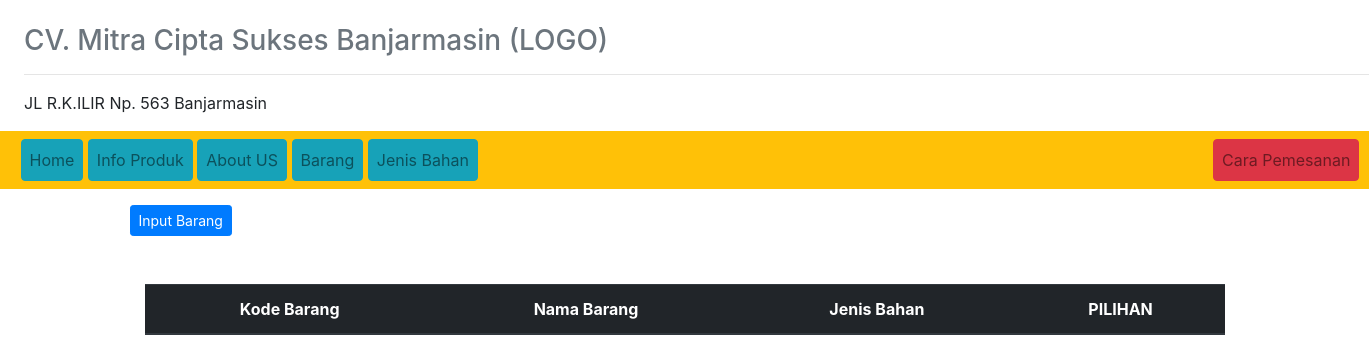
Page /?view=barang on the earlier database version.
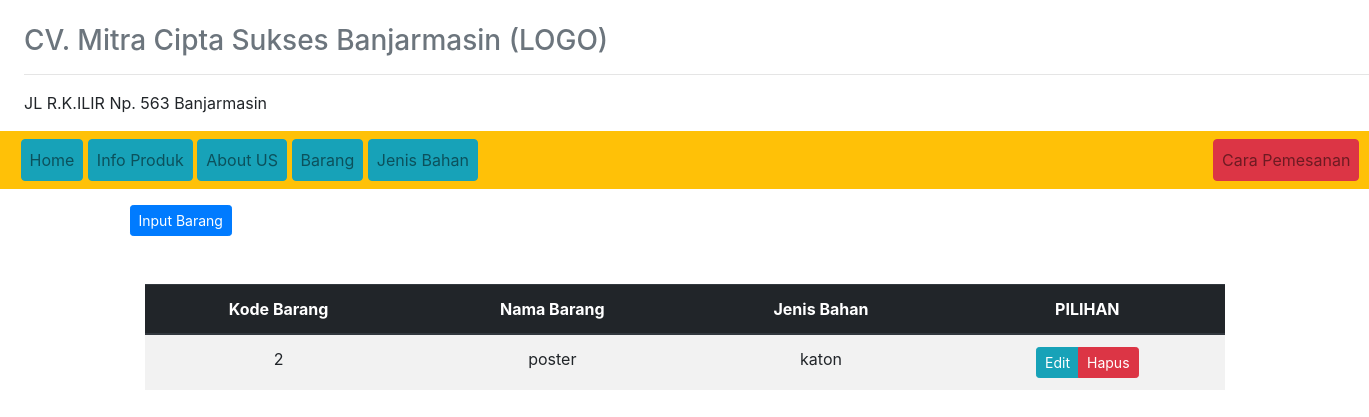
Same page on the later database version.
### tables this page shows
CREATE TABLE `nama_barang` (
  `kode_barang` int(50) NOT NULL,
  `nama_barang` varchar(50) NOT NULL,
  `type_barang` varchar(50) NOT NULL
);

CREATE TABLE `jenis_bahan` (
  `kode_jenis_bahan` int(50) NOT NULL,
  `harga_bahan` int(25) NOT NULL,
  `jenis_bahan` varchar(50) NOT NULL,
  `ketarangan` varchar(255) NOT NULL,
  `ukuran_bahan` int(10) NOT NULL
);

### models/admin.php (called while the page is built, shortened)
<?php
class Admin
{
  private $mysqli;
  function __construct($mysqli)
  {
    $this->mysqli = $mysqli;
  }
  public function showBarang()
  {
    $db = $this->mysqli->conn;
    $sql = " SELECT * FROM nama_barang INNER JOIN jenis_bahan ON nama_barang.type_barang = jenis_bahan.kode_jenis_bahan ";
    $query = $db->query($sql);
    return $query;
  }
}
?>

### view/barang.php (the view)
<div class="header-hal">
    <a href="?view=input-barang" class="btn btn-sm btn-primary">Input Barang</a>
</div>
<div class="container mt-5">
<div class="daftar-table table-responsive">
  <table class="table table-striped text-center" id="table">
    <thead class="thead-dark">
      <tr>
        <th>Kode Barang</th>
        <th>Nama Barang</th>
        <th>Jenis Bahan </th>
        <th>PILIHAN</th>
      </tr>
    </thead>
    <tbody>
      <?php
      $data = $objAdmin->showBarang();
      while ($a = $data->fetch_object()) {
      ?>
      <tr>
        <td><?=$a->kode_barang ?></td>
        <td><?=$a->nama_barang ?></td>
        <td><?=$a->jenis_bahan ?></td>
        <td>
          <div class="btn-group">
            <a href="?view=edit-barang&nik=<?=$a->kode_barang ?>" class="btn btn-sm btn-info">Edit</a>
            <a href="?view=hapus-barang&nik=<?=$a->kode_barang ?>" onclick="return confirm('Hapus data ?')" class="btn btn-sm btn-danger">Hapus</a>
          </div>
        </td>
      </tr>
    <?php } ?>
    </tbody>
  </table>
</div>
</div>

Differences in the rows shown:
added nama_barang: kode_barang "2", nama_barang "poster", jenis_bahan.jenis_bahan "katon"
